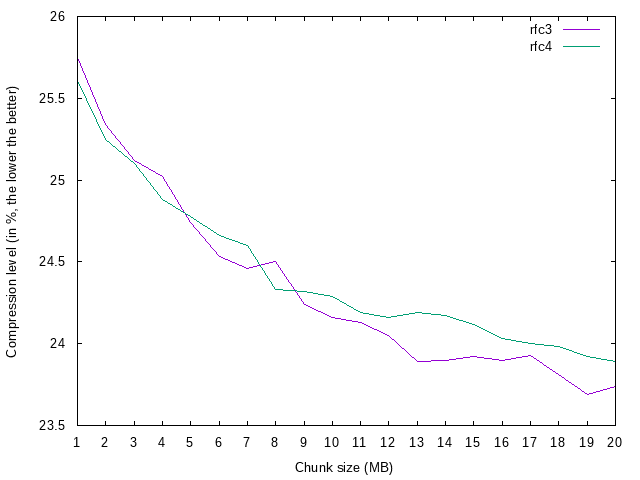

The gnuplot source for this figure:
set terminal png size 640,480 enhanced font "Helvetica,10"
set output 'plots/big_eff.png'
set xtics 1
set xlabel "Chunk size (MB)"
set ylabel "Compression level (in %, the lower the better)"
plot "plots/big_eff.data" using 1:2 title 'rfc3' with lines, \
     "plots/big_eff.data" using 1:3 title 'rfc4' with lines

